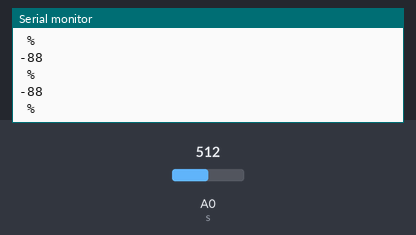
Simulated run of this sketch. Board: Arduino Uno, built with avr-gcc and run on an emulated ATmega328P. On the bench: the last lines printed to the serial monitor. The inputs (shaded band) are chosen by the test bench; at power-on: A0 (s) = 512.

Above: at 1.3 s.
1.4 s: A0 (s) set to 716
At 1.81 s:
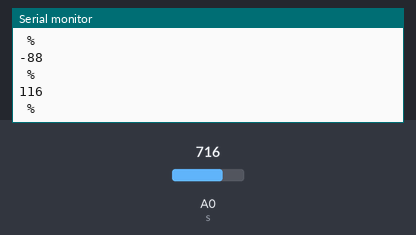
2.9 s: A0 (s) set to 900
At 3.31 s:
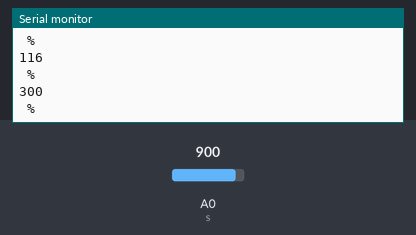
Timing chart, 0 to 5.9 s (numbered marks = the images above; inputs shaded):
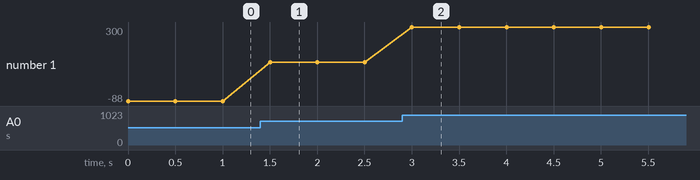

Measured:
- after the input at 1.4 s, the serial monitor: prints a new line after 0.10 s (image 1)
- after the input at 2.9 s, the serial monitor: prints a new line after 0.10 s (image 2)
- plotted number 1: -88 → 116 after the input at 1.4 s, 116 → 300 after the input at 2.9 s

The sketch:

water_sensor.ino
```cpp
int s=A0;

void setup(){
  Serial.begin(9600);
  pinMode(s,INPUT);
}
void loop(){
  int d = analogRead(s);
  int l = map(d,600,700,0,100);//map(source, s_min,s_max,affich_min,affich,max)
  Serial.println(l);
  Serial.println(" % ");
  delay(500);
}
```
